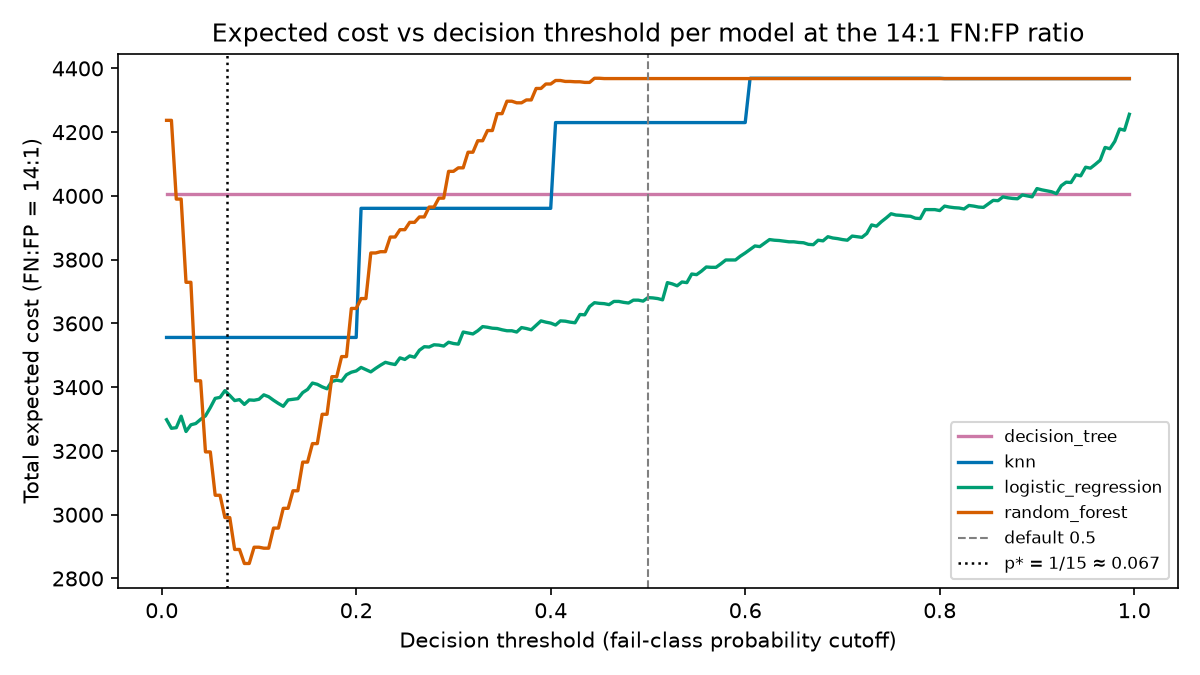

Write the Python code that produced this figure.
"""Figure 2: expected cost vs decision threshold per model at the 14:1 ratio.

Regenerate: uv run --with matplotlib python figures/fig2-cost-vs-threshold.py
Reads only committed results/raw/fold-*.json records.
"""

import json
import pathlib

import matplotlib

matplotlib.use("Agg")
import matplotlib.pyplot as plt

RAW = pathlib.Path(__file__).parent.parent / "results" / "raw"
P_STAR = 1.0 / (1.0 + 14.0)
FN_COST, FP_COST = 14.0, 1.0
COLORS = {
    "random_forest": "#D55E00",
    "knn": "#0072B2",
    "logistic_regression": "#009E73",
    "decision_tree": "#CC79A7",
}


def load():
    ys, ps = {}, {}
    for path in sorted(RAW.glob("fold-*.json")):
        rec = json.loads(path.read_text())
        for m in rec["models"]:
            ys.setdefault(m["model"], []).extend(m["y_true"])
            ps.setdefault(m["model"], []).extend(m["y_prob"])
    return ys, ps


def cost(y, p, t):
    fn = sum(1 for a, b in zip(y, p) if a == 1 and b < t)
    fp = sum(1 for a, b in zip(y, p) if a == 0 and b >= t)
    return FN_COST * fn + FP_COST * fp


def main():
    ys, ps = load()
    fig, ax = plt.subplots(figsize=(8, 4.5), dpi=150)
    thresholds = [i / 200 for i in range(1, 200)]
    for name in sorted(ys):
        ax.plot(thresholds, [cost(ys[name], ps[name], t) for t in thresholds],
                label=name, color=COLORS[name], linewidth=1.6)
    ax.axvline(0.5, color="gray", linestyle="--", linewidth=1, label="default 0.5")
    ax.axvline(P_STAR, color="black", linestyle=":", linewidth=1.2,
               label=r"p* = 1/15 ≈ 0.067")
    ax.set_xlabel("Decision threshold (fail-class probability cutoff)")
    ax.set_ylabel("Total expected cost (FN:FP = 14:1)")
    ax.set_title("Expected cost vs decision threshold per model at the 14:1 FN:FP ratio")
    ax.legend(fontsize=8)
    fig.tight_layout()
    out = pathlib.Path(__file__).parent / "fig2-cost-vs-threshold.png"
    fig.savefig(out)
    print(f"wrote {out}")


if __name__ == "__main__":
    main()
